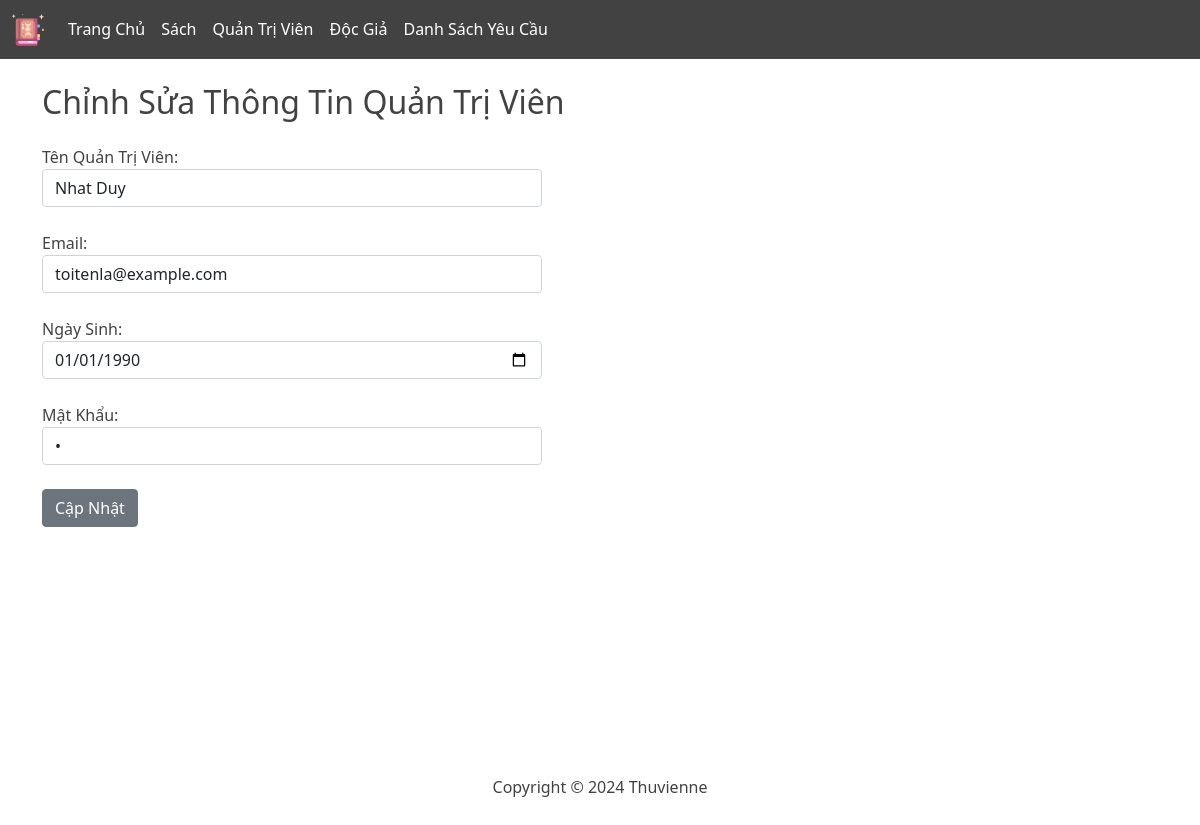
Page /pages/admin/edit_admin.php?id=admin1 on the committed database.
### tables this page shows
CREATE TABLE `tk_quantrivien` (
  `USERNAME_QTV` varchar(30) NOT NULL,
  `TEN_LOAI` char(10) NOT NULL,
  `TEN_QTV` varchar(20) NOT NULL,
  `EMAIL_QTV` char(20) NOT NULL,
  `NGAY_SINH` date NOT NULL,
  `PASSWORD_QTV` char(10) NOT NULL
);

### public/pages/admin/edit_admin.php (the view, shortened to what this page needs)
<?php
require __DIR__ . '/../../../src/db/db_connect.php';
$id = $_GET['id'] ?? null;
if ($_SERVER['REQUEST_METHOD'] == 'GET') {
    try {
        $query = "SELECT * FROM tk_quantrivien WHERE USERNAME_QTV = :id";
        $stmt = $pdo->prepare($query);
        $stmt->bindParam(':id', $id);
        $stmt->execute();
        $qtv = $stmt->fetch(PDO::FETCH_ASSOC);
    } catch (PDOException $e) {
        echo "Lỗi khi truy vấn cơ sở dữ liệu: " . $e->getMessage();
        exit;
    }
}
?>
<!DOCTYPE html>
<html lang="en">
<head>
    <?php require __DIR__ . '/../../../src/partials/header.php'; ?>
</head>
<body>
    <?php require __DIR__ . '/../../../src/partials/sub-header--admin.php' ?>
    <main class="container mt-4">
        <h2>Chỉnh Sửa Thông Tin Quản Trị Viên</h2>
        <form method="POST">
            <div class="form-group">
                <label for="ten_qtv">Tên Quản Trị Viên:</label>
                <input type="text" class="form-control" id="ten_qtv" name="ten_qtv" value="<?= htmlspecialchars($qtv['TEN_QTV']) ?>">
            </div>
            <div class="form-group">
                <label for="email_qtv">Email:</label>
                <input type="text" class="form-control" id="email_qtv" name="email_qtv" value="<?= htmlspecialchars($qtv['EMAIL_QTV']) ?>">
            </div>
            <div class="form-group">
                <label for="ngaysinh_qtv">Ngày Sinh:</label>
                <input type="date" class="form-control" id="ngaysinh_qtv" name="ngaysinh_qtv" value="<?= htmlspecialchars($qtv['NGAY_SINH']) ?>">
            </div>
            <div class="form-group">
                <label for="password">Mật Khẩu:</label>
                <input type="password" class="form-control" id="password" name="password" value="<?= htmlspecialchars($qtv['PASSWORD_QTV'] ?? '') ?>">
            </div>
            <button type="submit" class="btn btn-secondary mt-4">Cập Nhật</button>
        </form>
    </main>
    <?php require __DIR__ . '/../../../src/partials/footer.php'; ?>
</body>
</html>

### rows in the picture
tk_quantrivien: ten_qtv "Nhat Duy", email_qtv "toitenla@example.com", ngaysinh_qtv "01/01/1990"
